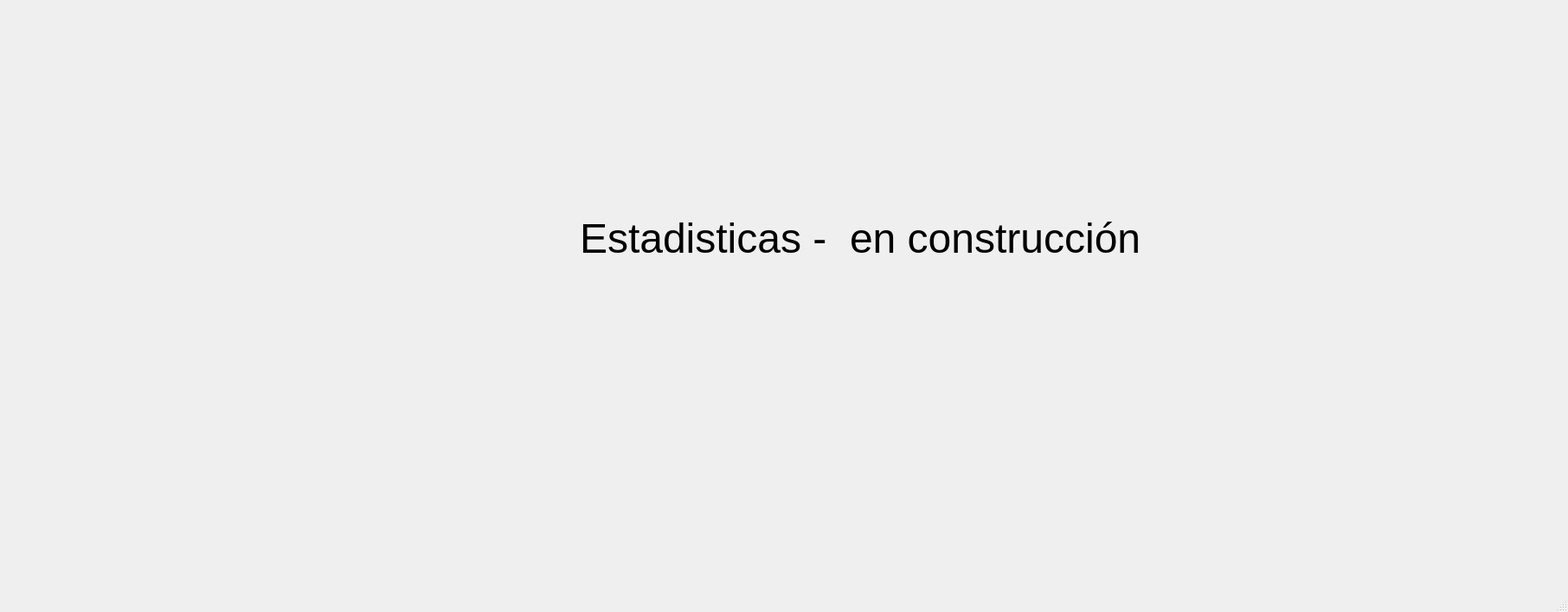
<?xml version="1.0" encoding="UTF-8"?>
<ui version="4.0">
 <class>MainWindow</class>
 <widget class="QMainWindow" name="MainWindow">
  <property name="geometry">
   <rect>
    <x>0</x>
    <y>0</y>
    <width>1812</width>
    <height>707</height>
   </rect>
  </property>
  <property name="windowTitle">
   <string>MainWindow</string>
  </property>
  <widget class="QWidget" name="centralwidget">
   <widget class="QLabel" name="label">
    <property name="geometry">
     <rect>
      <x>670</x>
      <y>190</y>
      <width>661</width>
      <height>171</height>
     </rect>
    </property>
    <property name="font">
     <font>
      <pointsize>36</pointsize>
     </font>
    </property>
    <property name="text">
     <string>Estadisticas -  en construcción</string>
    </property>
   </widget>
  </widget>
  <widget class="QStatusBar" name="statusbar"/>
 </widget>
 <resources/>
 <connections/>
</ui>
